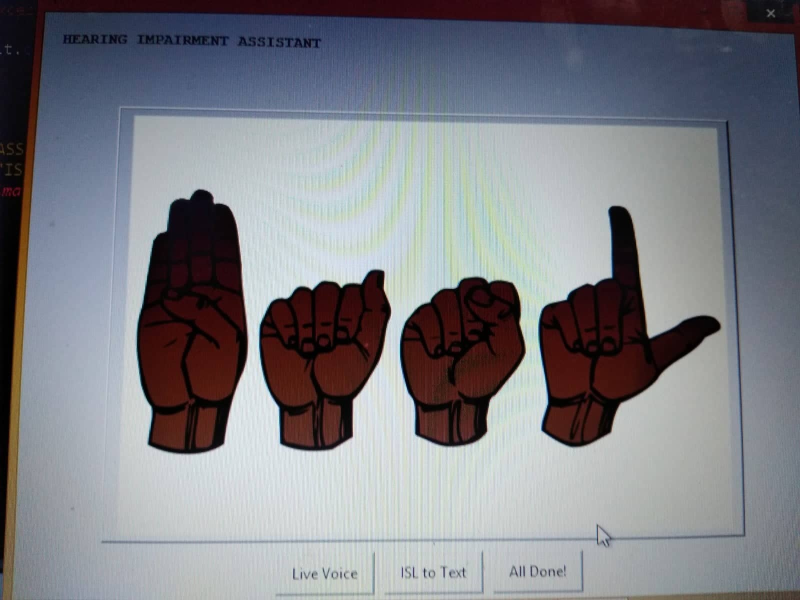
#> input picture 65428611_2226702017640777_556040875755438080_n.jpg, 1600 x 1200 px, given in place of the camera (shown at 1/2 size)
$ python generate_data.py   (older library calls are emulated)
#> lines starting #> are read from the running program, lines starting #| are printed output that depends on the picture; after the words box and inside, x2 and y2 are one past the last pixel; in counts of white or black regions, pixels touching at a corner belong together
import cv2
import numpy as np
import math
import sys
import os

cap = cv2.VideoCapture(0)
cap.set(cv2.CAP_PROP_FRAME_WIDTH, 1280)
cap.set(cv2.CAP_PROP_FRAME_HEIGHT, 720)

def generate_name(length = 3):
    char_list = "A B C D E F G H I J K L M N O P Q R S T U V W X Y Z".split()
    name = []
    for i in range(length):
        name.append(char_list[np.random.randint(len(char_list))])
    return "".join(name)

def getNewLabel(name,value = 'Dataset'):
	current_directory = os.getcwd()
	dataset_directory = os.path.join(current_directory,value)
	if not os.path.exists(dataset_directory):
		os.makedirs(dataset_directory)
	final_directory = os.path.join(dataset_directory, name)
	subdirectory_1 = os.path.join(final_directory, 'Original')
	if not os.path.exists(final_directory):
		os.makedirs(final_directory)
		os.makedirs(subdirectory_1)
	return subdirectory_1

capt = 0

while(True):
    ret, img = cap.read()
#> img is the input picture: shape (1200, 1600, 3); mean B, G, R 133.1, 127.3, 126.6
    img = cv2.flip(img,1)
    start = 200
    end = 450

    cv2.rectangle(img, (start,start), (end,end), (102,185,255),5)
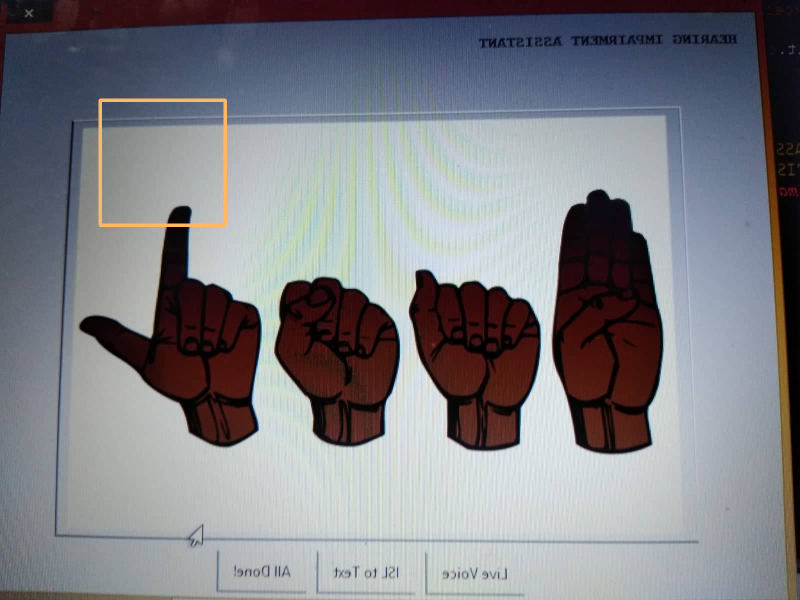
#> img: shape (1200, 1600, 3) (shown at 1/2 size); mean B, G, R 133, 127.5, 127
    crop_img = img[start:end, start:end]

    grey = cv2.cvtColor(crop_img, cv2.COLOR_BGR2GRAY)

    value = (35, 35)
    blurred = cv2.GaussianBlur(grey, value, 0)
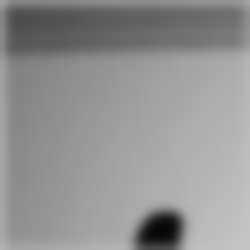
#> blurred: shape (250, 250); min 6, max 195, mean 146.8

    _, thresh1 = cv2.threshold(blurred, 135, 255,
                               cv2.THRESH_BINARY_INV+cv2.THRESH_OTSU)
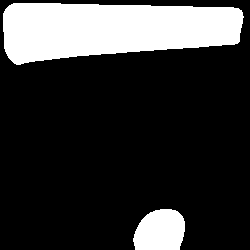
#> thresh1: shape (250, 250); 21.1% white; 2 white regions, box (x1, y1, x2, y2) and area: (3, 3, 244, 65) 11443, (133, 209, 185, 250) 1775

    kernal = np.ones((10,10),np.uint8)
    erosion = cv2.erode(thresh1,kernal,iterations=1)
#> erosion: shape (250, 250); 16% white; 2 white regions, box (x1, y1, x2, y2) and area: (8, 8, 239, 60) 8808, (139, 214, 181, 250) 1168
    dilation = cv2.dilate(erosion,kernal,iterations=1)
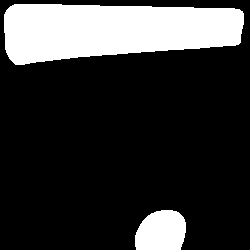
#> dilation: shape (250, 250); 21.1% white; 2 white regions

    image, contours, hierarchy = cv2.findContours(thresh1.copy(),cv2.RETR_TREE, cv2.CHAIN_APPROX_NONE)
#> contours = 2 contours; box (x1, y1, x2, y2) and area: (3, 3, 244, 65) 11169, (133, 209, 185, 250) 1700

    cnt = max(contours, key = lambda x: cv2.contourArea(x))
#> cnt = contour of 546 points, box (x1, y1, x2, y2) (3, 3, 244, 65), area 11169
    hull = cv2.convexHull(cnt)
#> hull = contour of 23 points, box (x1, y1, x2, y2) (3, 3, 244, 65), area 11726
    drawing = np.zeros(crop_img.shape,np.uint8)
    cv2.drawContours(drawing, [cnt], 0, (0, 255, 0), 0)
    cv2.drawContours(drawing, [hull], 0,(0, 0, 255), 0)
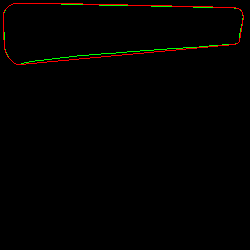
#> drawing: shape (250, 250, 3); mean of channels 0, 1, 2 0, 1.3, 2.2; drawn as B, G, R

    hull = cv2.convexHull(cnt, returnPoints=False)
#> hull = 23 values, max 499 at index 0, min 0 at index 22, mean 192.8

    defects = cv2.convexityDefects(cnt, hull)
#> defects = 16 rows, first 6: [0, 4, 1, 114], [8, 12, 9, 114], [30, 47, 31, 241], [47, 50, 48, 162], [50, 56, 51, 114], [62, 64, 63, 114]
    count_defects = 0
    cv2.drawContours(thresh1, contours, -1, (0, 255, 0), 3)
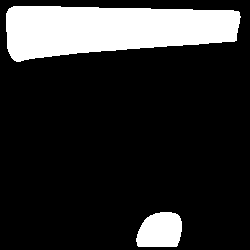
#> thresh1: shape (250, 250); 17.9% white; 2 white regions, box (x1, y1, x2, y2) and area: (6, 6, 241, 62) 9819, (136, 212, 182, 247) 1352

    dilation_rgb = cv2.cvtColor(dilation, cv2.COLOR_GRAY2RGB)
#> dilation_rgb: shape (250, 250, 3); 21.1% white; 2 white regions, box (x1, y1, x2, y2) and area: (4, 4, 244, 65) 11436, (135, 210, 186, 250) 1726

    all_img = np.hstack((drawing, crop_img,dilation_rgb))
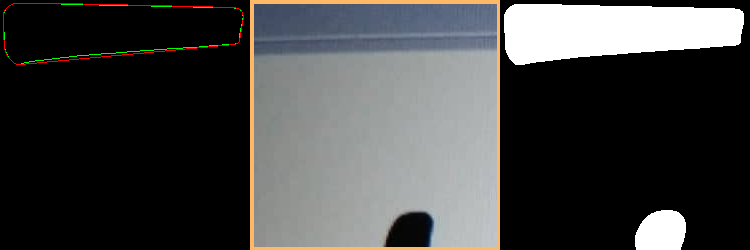
#> all_img: shape (250, 750, 3); mean of channels 0, 1, 2 66.7, 67.5, 67.5; drawn as B, G, R
    cv2.imshow('WebCam', img)
    cv2.imshow('All', all_img)

    k = cv2.waitKey(10)
#> (key Esc is pressed here)

    if k == 27:
        break

    elif k == ord('c') or k == ord('C'):
        capt=1
        break

if(capt==1):
    cap.release()
    cv2.destroyAllWindows()
    print('Enter label name for this capture: ',end="")
    newlabel = input()
    original_dir = getNewLabel(newlabel)
    number = len(os.listdir(original_dir)) + 1

    original_img_path = os.path.join(original_dir, generate_name()+'.jpg')

    cv2.imwrite(original_img_path,crop_img)
    #cv2.imwrite(threshold_img_path,dilation)
    #cv2.imwrite(contour_img_path,drawing)

$ run again, on 65564779_455279385254347_4033483308993085440_n.jpg
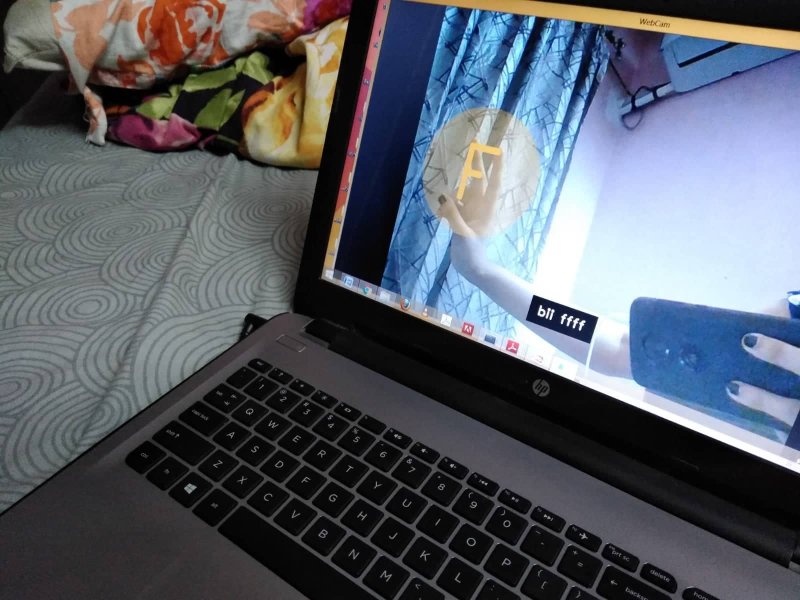
#> input picture 65564779_455279385254347_4033483308993085440_n.jpg, 1600 x 1200 px, given in place of the camera (shown at 1/2 size)
#> img is the input picture: shape (1200, 1600, 3); mean B, G, R 103, 93.9, 88.3
#> erosion: shape (250, 250); 28.9% white; 2 white regions (1 under 20 px), largest, box (x1, y1, x2, y2) and area: (0, 0, 250, 104) 18070
#> `dilation = cv2.dilate(erosion,kernal,iterations=1)`:
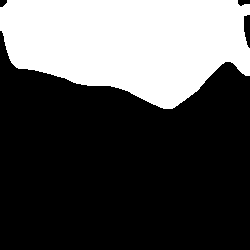
#> dilation: shape (250, 250); 32.6% white; 1 white region
#> contours = 1 contour; box (x1, y1, x2, y2) and area: (0, 0, 250, 109) 19862
#> cnt = contour of 631 points, box (x1, y1, x2, y2) (0, 0, 250, 109), area 19862
#> `hull = cv2.convexHull(cnt)`: hull = contour of 13 points, box (x1, y1, x2, y2) (0, 0, 250, 109), area 21581
#> `hull = cv2.convexHull(cnt, returnPoints=False)`: hull = [385, 304, 223, 219, 214, 69, 67, 62, 58, 49, 30, 7, 0]
#> defects = [[385, 0, 395, 1280], [0, 7, 1, 181], [30, 49, 36, 352], [49, 58, 50, 162], [58, 62, 59, 114], [67, 69, 68, 114], [69, 214, 169, 2119], [214, 219, 218, 201], [219, 223, 220, 186], [223, 304, 278, 5982], [304, 385, 349, 1792]]
#> dilation_rgb: shape (250, 250, 3); 32.6% white; 1 white region, box (x1, y1, x2, y2) and area: (0, 0, 250, 109) 20376
#> `all_img = np.hstack((drawing, crop_img,dilation_rgb))`:
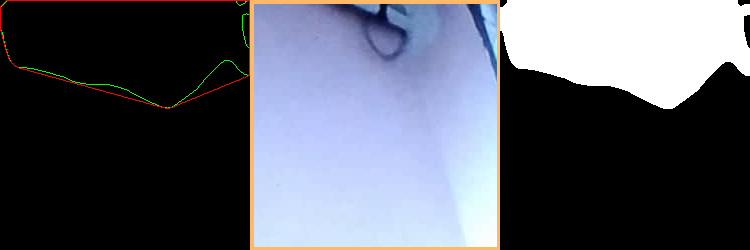
#> all_img: shape (250, 750, 3); mean of channels 0, 1, 2 102.5, 91.2, 87.9; drawn as B, G, R

$ run again, on 65589324_1048564538687023_5980419003909144576_n.jpg
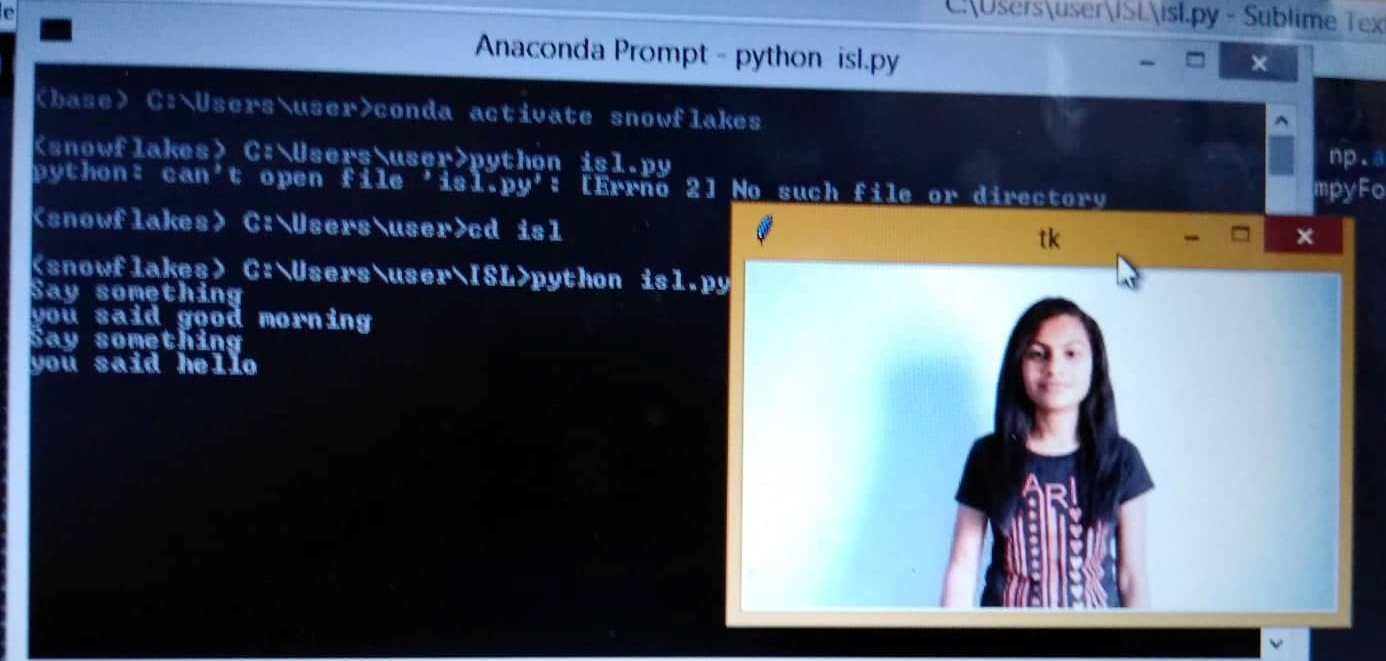
#> input picture 65589324_1048564538687023_5980419003909144576_n.jpg, 1386 x 661 px, given in place of the camera
#> img is the input picture: shape (661, 1386, 3); mean B, G, R 104.1, 87.1, 76.3
#> erosion: shape (250, 250); 36.1% white; 2 white regions, box (x1, y1, x2, y2) and area: (0, 0, 250, 75) 13610, (60, 101, 211, 250) 8952
#> `dilation = cv2.dilate(erosion,kernal,iterations=1)`:
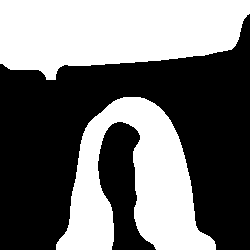
#> dilation: shape (250, 250); 44.6% white; 2 white regions
#> contours = 2 contours; box (x1, y1, x2, y2) and area: (0, 0, 250, 86) 14732, (54, 96, 215, 250) 12342
#> cnt = contour of 611 points, box (x1, y1, x2, y2) (0, 0, 250, 86), area 14732
#> `hull = cv2.convexHull(cnt)`: hull = contour of 15 points, box (x1, y1, x2, y2) (0, 0, 250, 86), area 16376
#> `hull = cv2.convexHull(cnt, returnPoints=False)`: hull = [362, 350, 322, 316, 312, 308, 285, 120, 119, 116, 71, 69, 66, 62, 0]
#> defects = [[62, 66, 63, 154], [66, 69, 67, 142], [69, 71, 70, 114], [71, 116, 99, 2662], [116, 119, 118, 162], [120, 285, 145, 4997], [285, 308, 298, 294], [308, 312, 309, 186], [316, 322, 317, 114], [322, 350, 340, 1001]]
#> dilation_rgb: shape (250, 250, 3); 44.6% white; 2 white regions, box (x1, y1, x2, y2) and area: (0, 0, 250, 80) 15263, (56, 97, 216, 250) 12584
#> `all_img = np.hstack((drawing, crop_img,dilation_rgb))`:
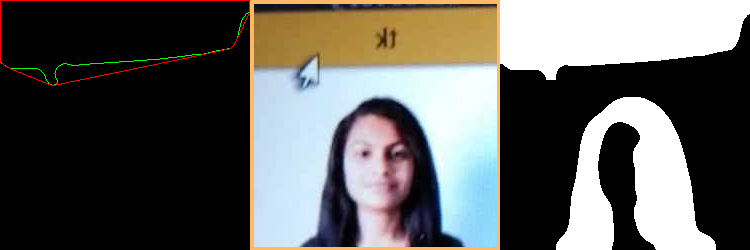
#> all_img: shape (250, 750, 3); mean of channels 0, 1, 2 91, 94.4, 95.3; drawn as B, G, R

$ run again, on 65719132_476925669747668_1823924082052169728_n.jpg
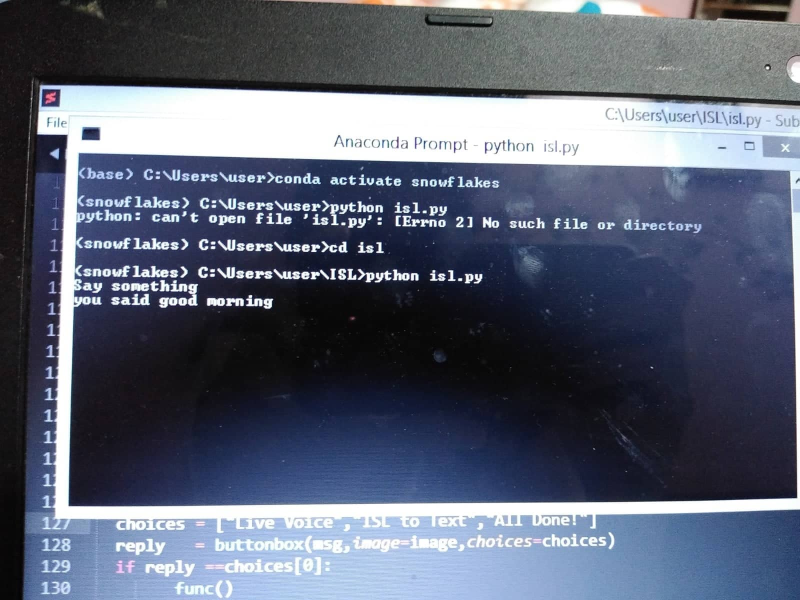
#> input picture 65719132_476925669747668_1823924082052169728_n.jpg, 1600 x 1200 px, given in place of the camera (shown at 1/2 size)
#> img is the input picture: shape (1200, 1600, 3); mean B, G, R 116.6, 99.1, 91.9
#> erosion: shape (250, 250); 44.5% white; 1 white region, box (x1, y1, x2, y2) and area: (0, 137, 250, 250) 27820
#> dilation: shape (250, 250); 46.3% white; 1 white region
#> contours = 2 contours; box (x1, y1, x2, y2) and area: (0, 132, 250, 250) 28794, (14, 0, 43, 5) 81
#> cnt = contour of 724 points, box (x1, y1, x2, y2) (0, 132, 250, 250), area 28794
#> `hull = cv2.convexHull(cnt)`: hull = contour of 9 points, box (x1, y1, x2, y2) (0, 132, 250, 250), area 28952
#> `hull = cv2.convexHull(cnt, returnPoints=False)`: hull = [639, 634, 632, 519, 517, 270, 157, 149, 0]
#> defects = [[0, 149, 104, 923], [149, 157, 150, 186], [632, 634, 633, 114], [634, 639, 638, 201]]
#> dilation_rgb: shape (250, 250, 3); 46.3% white; 1 white region, box (x1, y1, x2, y2) and area: (0, 133, 250, 250) 28908
#> `all_img = np.hstack((drawing, crop_img,dilation_rgb))`:
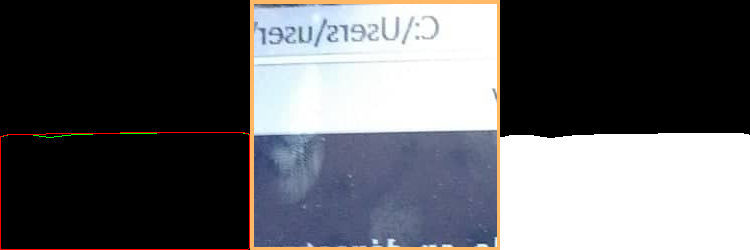
#> all_img: shape (250, 750, 3); mean of channels 0, 1, 2 101.7, 98, 97.6; drawn as B, G, R
